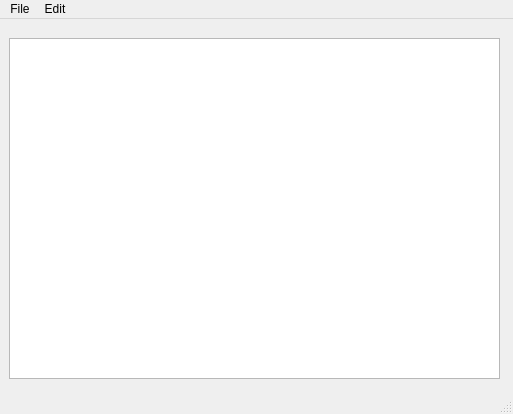
<?xml version="1.0" encoding="UTF-8"?>
<ui version="4.0">
 <class>MainWindow</class>
 <widget class="QMainWindow" name="MainWindow">
  <property name="geometry">
   <rect>
    <x>0</x>
    <y>0</y>
    <width>513</width>
    <height>414</height>
   </rect>
  </property>
  <property name="windowTitle">
   <string>MainWindow</string>
  </property>
  <widget class="QWidget" name="centralwidget">
   <widget class="QWidget" name="verticalLayoutWidget">
    <property name="geometry">
     <rect>
      <x>9</x>
      <y>19</y>
      <width>491</width>
      <height>341</height>
     </rect>
    </property>
    <layout class="QVBoxLayout" name="verticalLayout">
     <item>
      <widget class="QTextEdit" name="textEdit"/>
     </item>
    </layout>
   </widget>
  </widget>
  <widget class="QMenuBar" name="menubar">
   <property name="geometry">
    <rect>
     <x>0</x>
     <y>0</y>
     <width>513</width>
     <height>21</height>
    </rect>
   </property>
   <widget class="QMenu" name="menuFile">
    <property name="title">
     <string>File</string>
    </property>
    <addaction name="actionNew"/>
    <addaction name="actionOpen"/>
    <addaction name="actionSave_as"/>
    <addaction name="actionPrint"/>
    <addaction name="actionExit"/>
   </widget>
   <widget class="QMenu" name="menuEdit">
    <property name="title">
     <string>Edit</string>
    </property>
    <addaction name="actionCopy"/>
    <addaction name="actionPaste"/>
    <addaction name="actionCut"/>
    <addaction name="actionUndo"/>
    <addaction name="actionRedo"/>
   </widget>
   <addaction name="menuFile"/>
   <addaction name="menuEdit"/>
  </widget>
  <widget class="QStatusBar" name="statusbar"/>
  <action name="actionNew">
   <property name="icon">
    <iconset resource="Resources.qrc">
     <normaloff>:/imgs/New.bmp</normaloff>:/imgs/New.bmp</iconset>
   </property>
   <property name="text">
    <string>New</string>
   </property>
  </action>
  <action name="actionOpen">
   <property name="icon">
    <iconset resource="Resources.qrc">
     <normaloff>:/imgs/Open.bmp</normaloff>:/imgs/Open.bmp</iconset>
   </property>
   <property name="text">
    <string>Open</string>
   </property>
  </action>
  <action name="actionSave_as">
   <property name="icon">
    <iconset resource="Resources.qrc">
     <normaloff>:/imgs/Save.bmp</normaloff>:/imgs/Save.bmp</iconset>
   </property>
   <property name="text">
    <string>Save as</string>
   </property>
  </action>
  <action name="actionPrint">
   <property name="icon">
    <iconset resource="Resources.qrc">
     <normaloff>:/imgs/print.png</normaloff>:/imgs/print.png</iconset>
   </property>
   <property name="text">
    <string>Print</string>
   </property>
  </action>
  <action name="actionExit">
   <property name="icon">
    <iconset resource="Resources.qrc">
     <normaloff>:/imgs/DeleteSticky.bmp</normaloff>:/imgs/DeleteSticky.bmp</iconset>
   </property>
   <property name="text">
    <string>Exit</string>
   </property>
  </action>
  <action name="actionCopy">
   <property name="icon">
    <iconset resource="Resources.qrc">
     <normaloff>:/imgs/Copy.bmp</normaloff>:/imgs/Copy.bmp</iconset>
   </property>
   <property name="text">
    <string>Copy</string>
   </property>
  </action>
  <action name="actionPaste">
   <property name="icon">
    <iconset resource="Resources.qrc">
     <normaloff>:/imgs/Paste.bmp</normaloff>:/imgs/Paste.bmp</iconset>
   </property>
   <property name="text">
    <string>Paste</string>
   </property>
  </action>
  <action name="actionCut">
   <property name="icon">
    <iconset resource="Resources.qrc">
     <normaloff>:/imgs/Cut.bmp</normaloff>:/imgs/Cut.bmp</iconset>
   </property>
   <property name="text">
    <string>Cut</string>
   </property>
  </action>
  <action name="actionUndo">
   <property name="icon">
    <iconset resource="Resources.qrc">
     <normaloff>:/imgs/undo.png</normaloff>:/imgs/undo.png</iconset>
   </property>
   <property name="text">
    <string>Undo</string>
   </property>
  </action>
  <action name="actionRedo">
   <property name="icon">
    <iconset resource="Resources.qrc">
     <normaloff>:/imgs/redo.png</normaloff>:/imgs/redo.png</iconset>
   </property>
   <property name="text">
    <string>Redo</string>
   </property>
  </action>
 </widget>
 <resources>
  <include location="Resources.qrc"/>
 </resources>
 <connections/>
</ui>
